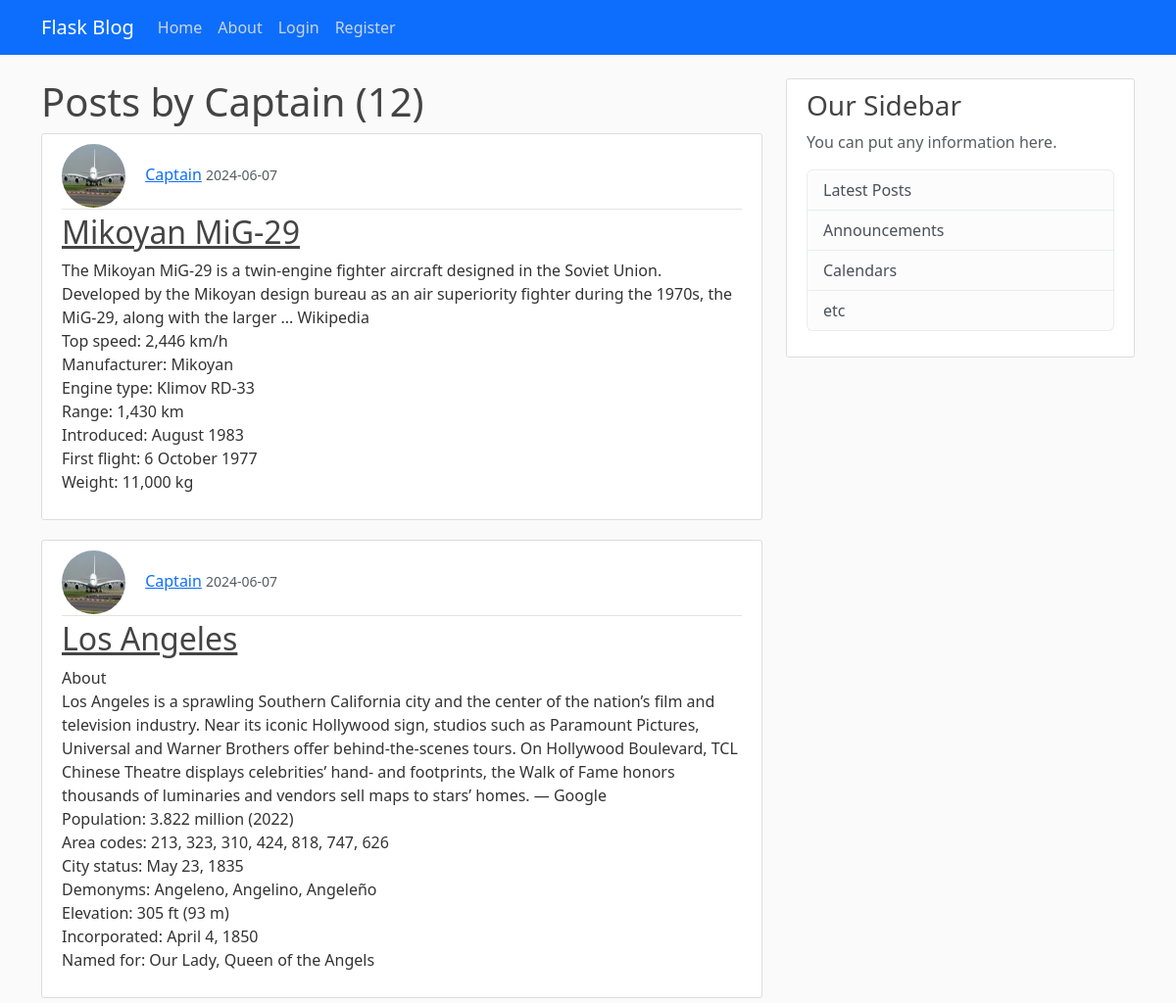
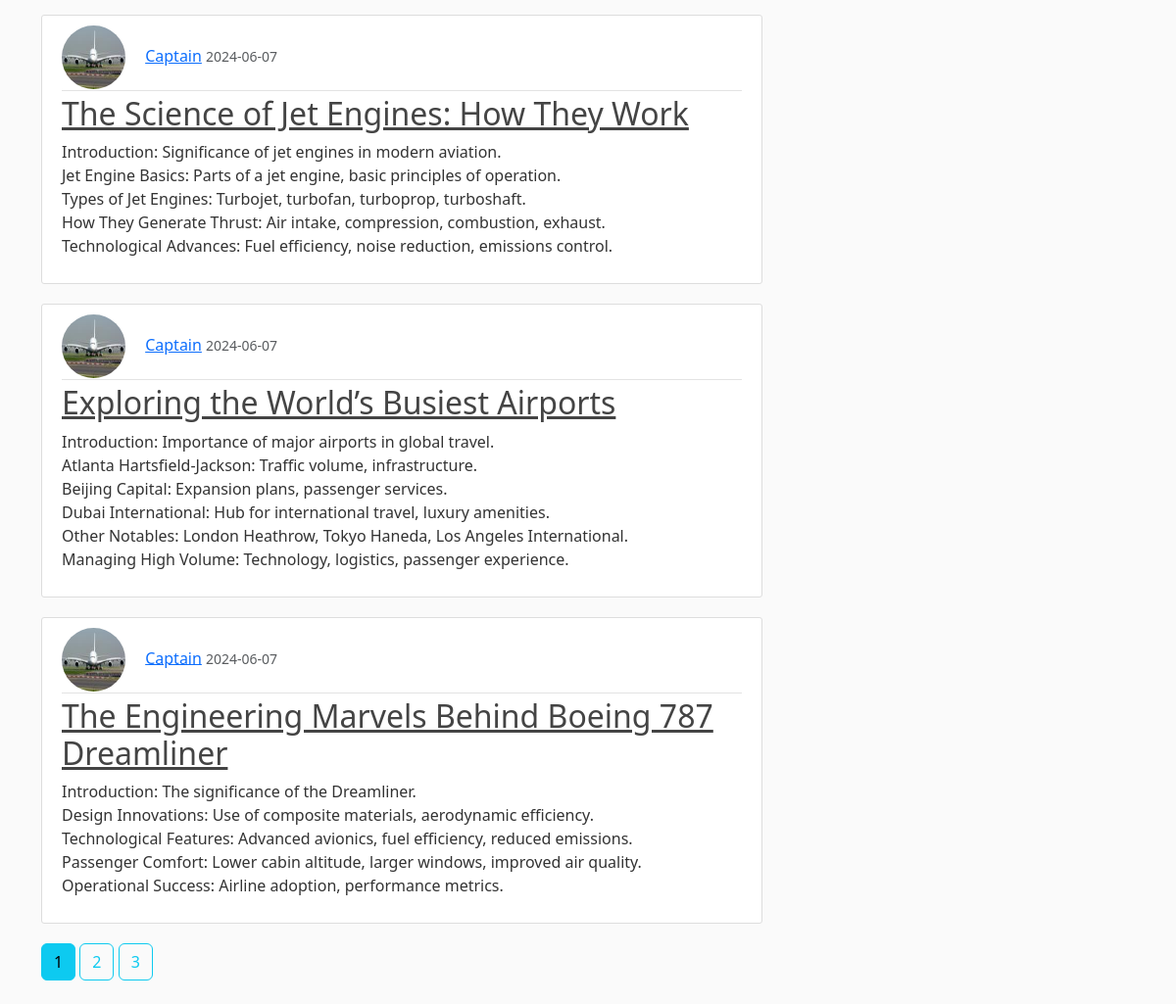
Screenshot of /user/Captain with the database file from the repository (2 pictures, top to bottom).
### app/models.py (models this page shows, shortened)
class User(db.Model, UserMixin):
    id = db.Column(db.Integer, primary_key=True)
    username = db.Column(db.String(12), unique=True, nullable=False)
    email = db.Column(db.String(120), unique=True, nullable=False)
    image_file = db.Column(db.String(20), nullable=False, default = 'default.jpg')
    password = db.Column(db.String(60), nullable=False)
    posts = db.relationship("Post", backref='author', lazy=True)

class Post(db.Model):
    id = db.Column(db.Integer, primary_key=True)
    title = db.Column(db.String(100), nullable=False)
    content = db.Column(db.Text(), nullable=False)
    date_posted = db.Column(db.DateTime(), nullable=False, default=datetime.utcnow)
    user_id = db.Column(db.Integer, db.ForeignKey('user.id'), nullable=False)

### app/routes.py (the view)
@app.route("/user/<string:username>")
def user_post(username):
    page = request.args.get('page',1,type=int)
    user = User.query.filter_by(username=username).first_or_404()
    posts = Post.query.filter_by(author=user).order_by(Post.date_posted.desc()).paginate(per_page=5,page=page)
    return render_template("user_post.html",posts=posts,user=user)

### app/templates/user_post.html
{% extends 'base.html' %} {% block content %}
<h1>Posts by {{ user.username }} ({{ posts.total }})</h1>
{% for post in posts.items %}
<article class="media content-section">
  <div class="media-body">
    <div class="article-metadata">
      <img
        class="rounded-circle article-img"
        src="{{ url_for('static',filename='profile_pics/' + post.author.image_file) }}"
        alt=""
      />
      <a
        class="mr-2"
        href="{{ url_for('user_post',username=post.author.username) }}"
        >{{ post.author.username }}</a
      >
      <small class="text-muted"
        >{{ post.date_posted.strftime('%Y-%m-%d') }}</small
      >
    </div>
    <h2>
      <a class="article-title" href="{{ url_for('post',post_id=post.id) }}"
        >{{ post.title }}</a
      >
    </h2>
    <p class="article-content">{{ post.content }}</p>
  </div>
</article>
{% endfor %} {% for page_num in posts.iter_pages() %} {% if page_num %} {% if
posts.page == page_num %}
<a
  class="btn btn-info mb-4"
  href="{{ url_for('home',username=user.username,page=page_num) }}"
  >{{ page_num }}</a
>
{% else %}
<a
  class="btn btn-outline-info mb-4"
  href="{{ url_for('home',username=user.username,page=page_num) }}"
  >{{ page_num }}</a
>
{% endif %} {% else %}... {% endif %} {% endfor %} {% endblock %}

### app/static/main.css (style rules this page uses)
body { background: #fafafa; color: #333333; margin-top: 5rem; }
h1, h2, h3, h4, h5, h6 { color: #444444; }
.content-section { background: #ffffff; padding: 10px 20px; border: 1px solid #dddddd; border-radius: 3px; margin-bottom: 20px; }
.article-title { color: #444444; }
.article-content { white-space: pre-line; }
.article-img { height: 65px; width: 65px; margin-right: 16px; }
.article-metadata { padding-bottom: 1px; margin-bottom: 4px; border-bottom: 1px solid #e3e3e3 }

### rows the page displays
User: username "Captain"
Post: image_file (picture), author.username "Captain", date_posted "2024-06-07", title "Mikoyan MiG-29", content "The Mikoyan MiG-29 is a twin-engine fighter aircraft designed in the Soviet Union. Developed by the Mikoyan design bureau as an air superiority fighter during the 1970s, the MiG-29, along with the larger ... Wikipedia Top speed: 2,446 km/h Manufacturer: Mikoyan Engine type: Klimov RD-33 Range: 1,430 km Introduced: August 1983 First flight: 6 October 1977 Weight: 11,000 kg"
Post: image_file (picture), author.username "Captain", date_posted "2024-06-07", title "Los Angeles", content "About Los Angeles is a sprawling Southern California city and the center of the nation’s film and television industry. Near its iconic Hollywood sign, studios such as Paramount Pictures, Universal and Warner Brothers offer behind-the-scenes tours. On Hollywood Boulevard, TCL Chinese Theatre displays celebrities’ hand- and footprints, the Walk of Fame honors thousands of luminaries and vendors sell maps to stars’ homes. ― Google Population: 3.822 million (2022) Area codes: 213, 323, 310, 424, 818, 747, 626 City status: May 23, 1835 Demonyms: Angeleno, Angelino, Angeleño Elevation: 305 ft (93 m) Incorporated: April 4, 1850 Named for: Our Lady, Queen of the Angels"
Post: image_file (picture), author.username "Captain", date_posted "2024-06-07", title "The Science of Jet Engines: How They Work", content "Introduction: Significance of jet engines in modern aviation. Jet Engine Basics: Parts of a jet engine, basic principles of operation. Types of Jet Engines: Turbojet, turbofan, turboprop, turboshaft. How They Generate Thrust: Air intake, compression, combustion, exhaust. Technological Advances: Fuel efficiency, noise reduction, emissions control."
Post: image_file (picture), author.username "Captain", date_posted "2024-06-07", title "Exploring the World’s Busiest Airports", content "Introduction: Importance of major airports in global travel. Atlanta Hartsfield-Jackson: Traffic volume, infrastructure. Beijing Capital: Expansion plans, passenger services. Dubai International: Hub for international travel, luxury amenities. Other Notables: London Heathrow, Tokyo Haneda, Los Angeles International. Managing High Volume: Technology, logistics, passenger experience."
Post: image_file (picture), author.username "Captain", date_posted "2024-06-07", title "The Engineering Marvels Behind Boeing 787 Dreamliner", content "Introduction: The significance of the Dreamliner. Design Innovations: Use of composite materials, aerodynamic efficiency. Technological Features: Advanced avionics, fuel efficiency, reduced emissions. Passenger Comfort: Lower cabin altitude, larger windows, improved air quality. Operational Success: Airline adoption, performance metrics."

### other values shown
{{ posts.total }} "12"
{{ page_num }} "1"
{{ page_num }} "2" "3"
